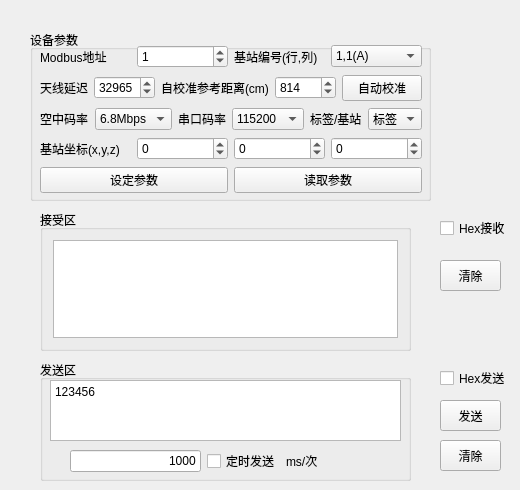
   <widget class="QWidget" name="tab_4">
    <attribute name="title">
     <string>单模块调试</string>
    </attribute>
    <widget class="QGroupBox" name="groupBox_2">
     <property name="geometry">
      <rect>
       <x>30</x>
       <y>30</y>
       <width>401</width>
       <height>171</height>
      </rect>
     </property>
     <property name="title">
      <string>设备参数</string>
     </property>
     <widget class="QWidget" name="layoutWidget">
      <property name="geometry">
       <rect>
        <x>10</x>
        <y>14</y>
        <width>382</width>
        <height>151</height>
       </rect>
      </property>
      <layout class="QVBoxLayout" name="verticalLayout_3">
       <item>
        <layout class="QHBoxLayout" name="horizontalLayout_8">
         <item>
          <widget class="QLabel" name="label_modbus_addr">
           <property name="text">
            <string>Modbus地址</string>
           </property>
          </widget>
         </item>
         <item>
          <widget class="QSpinBox" name="spinBox_modbus_addr">
           <property name="value">
            <number>1</number>
           </property>
          </widget>
         </item>
         <item>
          <widget class="QLabel" name="label_device_ID">
           <property name="text">
            <string>基站编号(行,列)</string>
           </property>
          </widget>
         </item>
         <item>
          <widget class="QComboBox" name="comboBox_device_ID">
           <item>
            <property name="text">
             <string>1,1(A)</string>
            </property>
           </item>
           <item>
            <property name="text">
             <string>1,2(B)</string>
            </property>
           </item>
           <item>
            <property name="text">
             <string>1,3(C)</string>
            </property>
           </item>
           <item>
            <property name="text">
             <string>2,1(D)</string>
            </property>
           </item>
           <item>
            <property name="text">
             <string>3,1(E)</string>
            </property>
           </item>
           <item>
            <property name="text">
             <string>3,3(F)</string>
            </property>
           </item>
           <item>
            <property name="text">
             <string>2,2(G)</string>
            </property>
           </item>
           <item>
            <property name="text">
             <string>2,3(H)</string>
            </property>
           </item>
           <item>
            <property name="text">
             <string>3,2(I)</string>
            </property>
           </item>
           <item>
            <property name="text">
             <string>Debug_AP</string>
            </property>
           </item>
          </widget>
         </item>
        </layout>
       </item>
       <item>
        <layout class="QHBoxLayout" name="horizontalLayout_2">
         <item>
          <widget class="QLabel" name="label_Antdelay">
           <property name="text">
            <string>天线延迟</string>
           </property>
          </widget>
         </item>
         <item>
          <widget class="QDoubleSpinBox" name="Spin_Box_Antdelay">
           <property name="decimals">
            <number>0</number>
           </property>
           <property name="minimum">
            <double>0.000000000000000</double>
           </property>
           <property name="maximum">
            <double>65535.000000000000000</double>
           </property>
           <property name="value">
            <double>32965.000000000000000</double>
           </property>
          </widget>
         </item>
         <item>
          <widget class="QLabel" name="label_reference_dis">
           <property name="text">
            <string>自校准参考距离(cm)</string>
           </property>
          </widget>
         </item>
         <item>
          <widget class="QDoubleSpinBox" name="Spin_Box_reference_dis">
           <property name="decimals">
            <number>0</number>
           </property>
           <property name="minimum">
            <double>0.000000000000000</double>
           </property>
           <property name="maximum">
            <double>65535.000000000000000</double>
           </property>
           <property name="value">
            <double>814.000000000000000</double>
           </property>
          </widget>
         </item>
         <item>
          <widget class="QPushButton" name="btn_auto_calibration">
           <property name="text">
            <string>自动校准</string>
           </property>
          </widget>
         </item>
        </layout>
       </item>
       <item>
        <layout class="QHBoxLayout" name="horizontalLayout_9">
         <item>
          <widget class="QLabel" name="label_air_baudrate">
           <property name="text">
            <string>空中码率</string>
           </property>
          </widget>
         </item>
         <item>
          <widget class="QComboBox" name="comboBox_air_baudrate">
           <property name="currentIndex">
            <number>2</number>
           </property>
           <item>
            <property name="text">
             <string>110kbps</string>
            </property>
           </item>
           <item>
            <property name="text">
             <string>850kbps</string>
            </property>
           </item>
           <item>
            <property name="text">
             <string>6.8Mbps</string>
            </property>
           </item>
          </widget>
         </item>
         <item>
          <widget class="QLabel" name="label_serial_baudrate">
           <property name="text">
            <string>串口码率</string>
           </property>
          </widget>
         </item>
         <item>
          <widget class="QComboBox" name="comboBox_serial_baudrate">
           <property name="currentIndex">
            <number>7</number>
           </property>
           <item>
            <property name="text">
             <string>4800</string>
            </property>
           </item>
           <item>
            <property name="text">
             <string>9600</string>
            </property>
           </item>
           <item>
            <property name="text">
             <string>14400</string>
            </property>
           </item>
           <item>
            <property name="text">
             <string>19200</string>
            </property>
           </item>
           <item>
            <property name="text">
             <string>38400</string>
            </property>
           </item>
           <item>
            <property name="text">
             <string>56000</string>
            </property>
           </item>
           <item>
            <property name="text">
             <string>57600</string>
            </property>
           </item>
           <item>
            <property name="text">
             <string>115200</string>
            </property>
           </item>
           <item>
            <property name="text">
             <string>128000</string>
            </property>
           </item>
           <item>
            <property name="text">
             <string>256000</string>
            </property>
           </item>
          </widget>
         </item>
         <item>
          <widget class="QLabel" name="label_Device_Mode">
           <property name="text">
            <string>标签/基站</string>
           </property>
          </widget>
         </item>
         <item>
          <widget class="QComboBox" name="comboBox_Device_Mode">
           <item>
            <property name="text">
             <string>标签</string>
            </property>
           </item>
           <item>
            <property name="text">
             <string>基站</string>
            </property>
           </item>
          </widget>
         </item>
        </layout>
       </item>
       <item>
        <layout class="QHBoxLayout" name="horizontalLayout_10">
         <item>
          <widget class="QLabel" name="label_3">
           <property name="text">
            <string>基站坐标(x,y,z)</string>
           </property>
          </widget>
         </item>
         <item>
          <widget class="QSpinBox" name="spinBox_localAP_x">
           <property name="minimum">
            <number>-32767</number>
           </property>
           <property name="maximum">
            <number>32767</number>
           </property>
          </widget>
         </item>
         <item>
          <widget class="QSpinBox" name="spinBox_localAP_y">
           <property name="minimum">
            <number>-32767</number>
           </property>
           <property name="maximum">
            <number>32767</number>
           </property>
          </widget>
         </item>
         <item>
          <widget class="QSpinBox" name="spinBox_localAP_z">
           <property name="minimum">
            <number>-32767</number>
           </property>
           <property name="maximum">
            <number>32767</number>
           </property>
          </widget>
         </item>
        </layout>
       </item>
       <item>
        <layout class="QHBoxLayout" name="horizontalLayout_11">
         <item>
          <widget class="QPushButton" name="btn_write_para">
           <property name="text">
            <string>设定参数</string>
           </property>
          </widget>
         </item>
         <item>
          <widget class="QPushButton" name="btn_read_para">
           <property name="text">
            <string>读取参数</string>
           </property>
          </widget>
         </item>
        </layout>
       </item>
      </layout>
     </widget>
    </widget>
    <widget class="QPushButton" name="s2__clear_button">
     <property name="geometry">
      <rect>
       <x>440</x>
       <y>260</y>
       <width>61</width>
       <height>31</height>
      </rect>
     </property>
     <property name="text">
      <string>清除</string>
     </property>
    </widget>
    <widget class="QCheckBox" name="hex_receive">
     <property name="geometry">
      <rect>
       <x>440</x>
       <y>220</y>
       <width>71</width>
       <height>16</height>
      </rect>
     </property>
     <property name="text">
      <string>Hex接收</string>
     </property>
    </widget>
    <widget class="QCheckBox" name="hex_send">
     <property name="geometry">
      <rect>
       <x>440</x>
       <y>370</y>
       <width>71</width>
       <height>16</height>
      </rect>
     </property>
     <property name="text">
      <string>Hex发送</string>
     </property>
    </widget>
    <widget class="QGroupBox" name="verticalGroupBox_2">
     <property name="geometry">
      <rect>
       <x>40</x>
       <y>360</y>
       <width>371</width>
       <height>121</height>
      </rect>
     </property>
     <property name="title">
      <string>发送区</string>
     </property>
     <widget class="QTextEdit" name="s3__send_text">
      <property name="geometry">
       <rect>
        <x>10</x>
        <y>20</y>
        <width>351</width>
        <height>61</height>
       </rect>
      </property>
      <property name="html">
       <string>&lt;!DOCTYPE HTML PUBLIC &quot;-//W3C//DTD HTML 4.0//EN&quot; &quot;http://www.w3.org/TR/REC-html40/strict.dtd&quot;&gt;
&lt;html&gt;&lt;head&gt;&lt;meta name=&quot;qrichtext&quot; content=&quot;1&quot; /&gt;&lt;style type=&quot;text/css&quot;&gt;
p, li { white-space: pre-wrap; }
&lt;/style&gt;&lt;/head&gt;&lt;body style=&quot; font-family:'SimSun'; font-size:9pt; font-weight:400; font-style:normal;&quot;&gt;
&lt;p style=&quot; margin-top:0px; margin-bottom:0px; margin-left:0px; margin-right:0px; -qt-block-indent:0; text-indent:0px;&quot;&gt;123456&lt;/p&gt;&lt;/body&gt;&lt;/html&gt;</string>
      </property>
     </widget>
     <widget class="QWidget" name="layoutWidget_2">
      <property name="geometry">
       <rect>
        <x>30</x>
        <y>90</y>
        <width>248</width>
        <height>22</height>
       </rect>
      </property>
      <layout class="QHBoxLayout" name="horizontalLayout">
       <item>
        <widget class="QLineEdit" name="lineEdit_3">
         <property name="text">
          <string>1000</string>
         </property>
         <property name="alignment">
          <set>Qt::AlignRight|Qt::AlignTrailing|Qt::AlignVCenter</set>
         </property>
        </widget>
       </item>
       <item>
        <widget class="QCheckBox" name="timer_send_cb">
         <property name="text">
          <string>定时发送</string>
         </property>
        </widget>
       </item>
       <item>
        <widget class="QLabel" name="dw">
         <property name="text">
          <string>ms/次</string>
         </property>
        </widget>
       </item>
      </layout>
     </widget>
    </widget>
    <widget class="QGroupBox" name="verticalGroupBox">
     <property name="geometry">
      <rect>
       <x>40</x>
       <y>210</y>
       <width>371</width>
       <height>141</height>
      </rect>
     </property>
     <property name="title">
      <string>接受区</string>
     </property>
     <layout class="QVBoxLayout" name="verticalLayout">
      <property name="leftMargin">
       <number>10</number>
      </property>
      <property name="topMargin">
       <number>10</number>
      </property>
      <property name="rightMargin">
       <number>10</number>
      </property>
      <property name="bottomMargin">
       <number>10</number>
      </property>
      <item>
       <widget class="QTextBrowser" name="s2__receive_text"/>
      </item>
     </layout>
    </widget>
    <widget class="QPushButton" name="s3__clear_button">
     <property name="geometry">
      <rect>
       <x>440</x>
       <y>440</y>
       <width>61</width>
       <height>31</height>
      </rect>
     </property>
     <property name="text">
      <string>清除</string>
     </property>
    </widget>
    <widget class="QPushButton" name="s3__send_button">
     <property name="geometry">
      <rect>
       <x>440</x>
       <y>400</y>
       <width>61</width>
       <height>31</height>
      </rect>
     </property>
     <property name="text">
      <string>发送</string>
     </property>
    </widget>
   </widget>
